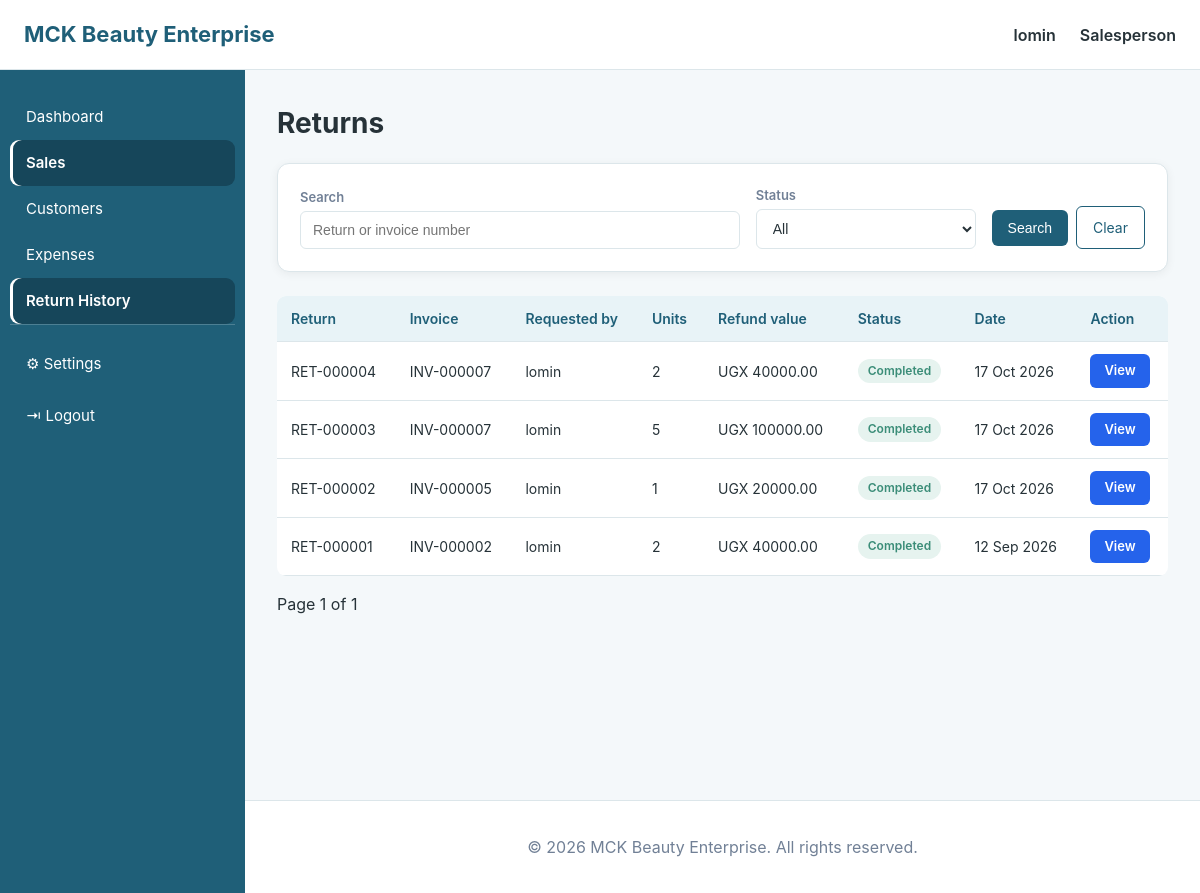
/sales/returns/ (signed in), run on the app's committed database.
### accounts/models.py (models this page shows, shortened)
class User(AbstractUser):
    phone = models.CharField(max_length=20, blank=True)
    role = models.ForeignKey(
        Role,
        on_delete=models.SET_NULL,
        null=True,
        blank=True,
        related_name="users",
    )
    created_at = models.DateTimeField(auto_now_add=True)
    def __str__(self):
        return self.username

class Role(models.Model):
    name = models.CharField(max_length=50, unique=True)
    description = models.TextField(blank=True)
    created_at = models.DateTimeField(auto_now_add=True)

### sales/models.py (models this page shows, shortened)
class SaleReturn(models.Model):
    class Status(models.TextChoices):
        PENDING = "PENDING", "Pending Approval"
        APPROVED = "APPROVED", "Approved"
        REJECTED = "REJECTED", "Rejected"
        COMPLETED = "COMPLETED", "Completed"
        CANCELLED = "CANCELLED", "Cancelled"
    sale = models.ForeignKey(
        Sale,
        on_delete=models.PROTECT,
        related_name="returns",
    )
    return_number = models.CharField(
        max_length=50,
        unique=True,
    )
    reason = models.TextField(
        blank=True,
    )
    total_refund = models.DecimalField(
        max_digits=12,
        decimal_places=2,
        default=0,
    )
    status = models.CharField(
        max_length=20,
        choices=Status.choices,
        default=Status.PENDING,
    )
    created_by = models.ForeignKey(
        User,
        on_delete=models.SET_NULL,
        null=True,
        related_name="created_returns",
    )
    approved_by = models.ForeignKey(
        User,
        on_delete=models.SET_NULL,
        null=True,
        blank=True,
        related_name="approved_returns",
    )
    approval_note = models.TextField(
        blank=True,
    )
    rejection_reason = models.TextField(
        blank=True,
    )
    created_at = models.DateTimeField(
        auto_now_add=True,
    )
    approved_at = models.DateTimeField(
        null=True,
        blank=True,
    )

class Sale(models.Model):
    PAYMENT_METHODS = (
        ("CASH", "Cash"),
        ("MOBILE_MONEY", "Mobile Money"),
        ("CARD", "Card"),
        ("BANK", "Bank"),
    )
    class Status(models.TextChoices):
        DRAFT = 'DRAFT', 'Draft'
        COMPLETED = 'COMPLETED', 'Completed'
        CANCELLED = 'CANCELLED', 'Cancelled'
        REFUNDED = 'REFUNDED', 'Refunded'
    status = models.CharField(
        max_length=20,
        choices=Status.choices,
        default=Status.DRAFT,
    )
    customer = models.ForeignKey(
        Customer,
        on_delete=models.SET_NULL,
        null=True,
        blank=True,
        related_name="sales"
        )
    invoice_number = models.CharField(max_length=50, unique=True)
    sale_date = models.DateTimeField(auto_now_add=True)
    subtotal = models.DecimalField(max_digits=12, decimal_places=2, default=0)
    discount = models.DecimalField(max_digits=10, decimal_places=2, default=0)
    tax = models.DecimalField(max_digits=10, decimal_places=2, default=0)
    total_amount = models.DecimalField(max_digits=12, decimal_places=2, default=0)
    paid_amount = models.DecimalField(max_digits=12, decimal_places=2, default=0)
    balance = models.DecimalField(max_digits=12, decimal_places=2, default=0)
    payment_method = models.CharField(max_length=20, choices=PAYMENT_METHODS, default="CASH")
    created_by = models.ForeignKey(User, on_delete=models.SET_NULL, null=True, related_name="sales_created")

### sales/views.py (the view)
# urls.py: path("returns/", views.return_history, name="return_history"),
@login_required
def return_history(request):
    returns = (
        SaleReturn.objects
        .select_related("sale", "created_by")
        .prefetch_related("items")
        .order_by("-created_at")
    )
    if not _is_reviewer(request.user):
        returns = returns.filter(created_by=request.user)
    search = request.GET.get("search", "").strip()
    if search:
        returns = returns.filter(
            Q(return_number__icontains=search)
            | Q(sale__invoice_number__icontains=search)
        )
    status = request.GET.get("status", "")
    if status:
        returns = returns.filter(status=status)
    page_obj = Paginator(returns, 20).get_page(request.GET.get("page"))
    for sale_return in page_obj:
        sale_return.total_qty = sum(item.quantity for item in sale_return.items.all())
    return render(
        request,
        "sales/return_history.html",
        {
            "returns": page_obj,
            "search": search,
            "selected_status": status,
            "status_choices": SaleReturn.Status.choices,
        },
    )

### notifications/context_processors.py (called while the page is built)
def unread_notifications(request):
    user = getattr(request, "user", None)
    if user is not None and user.is_authenticated:
        return {
            "unread_notifications_count": Notification.objects.filter(
                recipient=user, is_read=False
            ).count()
        }
    return {"unread_notifications_count": 0}

### sales/views.py (called while the page is built)
def _role_name(user):
    role = getattr(user, "role", None)
    return (getattr(role, "name", "") or "").lower()

def _is_reviewer(user):
    return _role_name(user) in REVIEWER_ROLES

### templates/sales/return_history.html (shortened to what this page needs)
{% extends "base.html" %}
{% block content %}
<h1>Returns</h1>
<div class="dashboard-card" style="margin-bottom: var(--space-lg);">
    <form method="get" class="return-filter">
        <div class="filter-search">
            <label>Search</label>
            <input type="text" name="search" value="{{ search }}" placeholder="Return or invoice number">
        </div>
        <div class="filter-field">
            <label>Status</label>
            <select name="status">
                <option value="">All</option>
            </select>
        </div>
        <div class="action-buttons">
            <button type="submit">Search</button>
            <a class="btn btn-outline" href="{% url 'sales:return_history' %}">Clear</a>
        </div>
    </form>
</div>
<table>
    <thead>
        <tr>
            <th>Return</th>
            <th>Invoice</th>
            <th>Requested by</th>
            <th>Units</th>
            <th>Refund value</th>
            <th>Status</th>
            <th>Date</th>
            <th>Action</th>
        </tr>
    </thead>
    <tbody>
        {% for r in returns %}
        <tr>
            <td>{{ r.return_number }}</td>
            <td>{{ r.sale.invoice_number }}</td>
            <td>{{ r.created_by|default:"-" }}</td>
            <td>{{ r.total_qty }}</td>
            <td>UGX {{ r.total_refund|floatformat:2 }}</td>
            <td>{% include "sales/_return_status.html" with status=r.status %}</td>
            <td>{{ r.created_at|date:"d M Y" }}</td>
            <td>
                <a class="action-btn action-view" href="{% url 'sales:return_detail' r.pk %}">View</a>
            </td>
        </tr>
        {% empty %}
        <tr><td colspan="8">No returns found.</td></tr>
        {% endfor %}
    </tbody>
</table>
<div class="action-buttons" style="margin-top: var(--space-md); align-items: center;">
    <span>Page {{ returns.number }} of {{ returns.paginator.num_pages }}</span>
</div>
{% endblock %}

### templates/base.html (shortened to what this page needs)
{% load static %}
<!DOCTYPE html>
<html lang="en">
<head>
    <link rel="stylesheet"
          href="{% static 'css/dashboard.css' %}">
</head>
<body>
<header class="navbar">
    <div class="navbar-left">
        <span class="brand">
            MCK Beauty Enterprise
        </span>
    </div>
    <div class="navbar-right">
        {% if user.is_authenticated %}
            <span class="user-name">
                {{ user.username }}
            </span>
            {% if user.role %}
                <span class="user-role">
                    {{ user.role.name }}
                </span>
            {% endif %}
        {% else %}
            <a href="{% url 'accounts:login' %}">
                Login
            </a>
        {% endif %}
    </div>
</header>
<div class="layout">
{% if user.is_authenticated %}
<aside class="sidebar">
    <nav>
        <a href="{% url 'dashboard:dashboard' %}"
           class="{% if request.resolver_match.app_name == 'dashboard' %}active{% endif %}">
            <span>
                Dashboard
            </span>
        </a>
        {% if user.role and user.role.name == "Administrator" %}
            <a href="{% url 'sales:sales_history' %}"
               class="{% if request.resolver_match.url_name == 'sales_history' %}active{% endif %}">
                <span>
                    Sales
                </span>
            </a>
            <a href="{% url 'inventory:view_inventory' %}"
               class="{% if request.resolver_match.app_name == 'inventory' %}active{% endif %}">
                <span>
                    Inventory
                </span>
            </a>
            <a href="{% url 'purchase:view_purchase' %}"
               class="{% if request.resolver_match.app_name == 'purchase' %}active{% endif %}">
                <span>
                    Purchases
                </span>
            </a>
            <a href="{% url 'customers:customer_list' %}"
               class="{% if request.resolver_match.app_name == 'customers' %}active{% endif %}">
                <span>
                    Customers
                </span>
            </a>
            <a href="{% url 'suppliers:supplier_list' %}"
               class="{% if request.resolver_match.app_name == 'suppliers' %}active{% endif %}">
                <span>
                    Suppliers
                </span>
            </a>
            <a href="{% url 'employees:employee_list' %}"
               class="{% if request.resolver_match.app_name == 'employees' %}active{% endif %}">
                <span>
                    Employees
                </span>
            </a>
            <a href="{% url 'reports:dashboard' %}"
               class="{% if request.resolver_match.app_name == 'reports' %}active{% endif %}">
                <span>
                    Reports
                </span>
            </a>
            <a href="{% url 'accounts:user_list' %}"
               class="{% if request.resolver_match.url_name == 'user_list' %}active{% endif %}">
                <span>
                    Users
                </span>
            </a>
        <!-- =================================================
             MANAGER
             ================================================= -->
        {% elif user.role and user.role.name == "Salesperson" %}
            <a href="{% url 'sales:create_sale' %}"
               class="{% if request.resolver_match.app_name == 'sales' %}active{% endif %}">
                <span>
                    Sales
                </span>
            </a>
            <a href="{% url 'customers:customer_list' %}"
               class="{% if request.resolver_match.app_name == 'customers' %}active{% endif %}">
                <span>
                    Customers
                </span>
            </a>
            <a href="{% url 'expenses:expense_list' %}"
               class="{% if request.resolver_match.app_name == 'expense' %}active{% endif %}">
                <span>
                    Expenses
                </span>
            </a>
            <a href="{% url 'sales:return_history' %}"
               class="{% if request.resolver_match.app_name == 'sales' %}active{% endif %}">
                <span>
                    Return History
                </span>
            </a>
        {% endif %}
        <div class="bottom-links">
            <a href="{% url 'accounts:settings' %}"
               class="{% if request.resolver_match.app_name == 'accounts' and request.resolver_match.url_name == 'settings' %}active{% endif %}">
                <span>
                    ⚙ Settings
                </span>
            </a>
            <a href="{% url 'accounts:logout' %}">
                <span>
                    ⇥ Logout
                </span>
            </a>
        </div>
    </nav>
</aside>
{% endif %}
<main class="main-content">
    {% block content %}
    {% endblock %}
</main>
</div>
<footer class="footer">
    <p>
        &copy; {% now "Y" %} MCK Beauty Enterprise.
        All rights reserved.
    </p>
</footer>
</body>
</html>

### templates/sales/_return_status.html
{% if status == "PENDING" %}<span class="badge badge-warning">Pending approval</span>
{% elif status == "APPROVED" %}<span class="badge badge-success">Approved</span>
{% elif status == "REJECTED" %}<span class="badge badge-danger">Rejected</span>
{% elif status == "COMPLETED" %}<span class="badge badge-success">Completed</span>
{% else %}<span class="badge badge-muted">{{ status }}</span>{% endif %}

### templates/sales/return_history.html (style rules this page uses)
form.return-filter { display: flex; flex-direction: row; align-items: flex-end; gap: 16px; padding: 0; box-shadow: none; background: transparent; }
form.return-filter .filter-search { flex: 2 1 0; min-width: 0; }
form.return-filter .filter-field { flex: 1 1 0; min-width: 0; }

### data on the page
User: username "lomin", role.name "Salesperson"
SaleReturn: return_number "RET-000004", sale.invoice_number "INV-000007", created_by "lomin", total_qty "2", total_refund "40000.00", status "Completed", created_at "17 Oct 2026"
SaleReturn: return_number "RET-000003", sale.invoice_number "INV-000007", created_by "lomin", total_qty "5", total_refund "100000.00", status "Completed", created_at "17 Oct 2026"
SaleReturn: return_number "RET-000002", sale.invoice_number "INV-000005", created_by "lomin", total_qty "1", total_refund "20000.00", status "Completed", created_at "17 Oct 2026"
SaleReturn: return_number "RET-000001", sale.invoice_number "INV-000002", created_by "lomin", total_qty "2", total_refund "40000.00", status "Completed", created_at "12 Sep 2026"

### other printed values
{{ returns.number }} "1"
{{ returns.paginator.num_pages }} "1"
